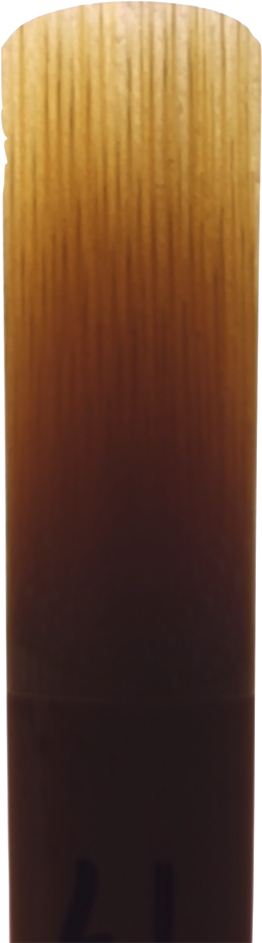
#> input picture Images/Reed_Pics/L1.png, 262 x 943 px; its folder holds only this picture in this run
$ python intensity.py ../Reed_Pics/L1.png   (Python 2 division)
#> lines starting #> are read from the running program, lines starting #| are printed output that depends on the picture
import skimage.io as io
from skimage.color import rgb2gray
import matplotlib.pyplot as plt
import numpy as np
import glob
import sys
from skimage import data, img_as_float
from skimage import exposure
from scipy.optimize import curve_fit
import math

# [15 lines left out: function show_images, not called in this run]

def gen_grey_image(image_file) :
#> called with image_file = '../Reed_Pics/L1.png'
    image = io.imread(image_file)
#> image is the input picture: shape (943, 262, 4); mean R, G, B, A 97.7, 65.5, 41.6, 242.4
    gray_image = rgb2gray(image)
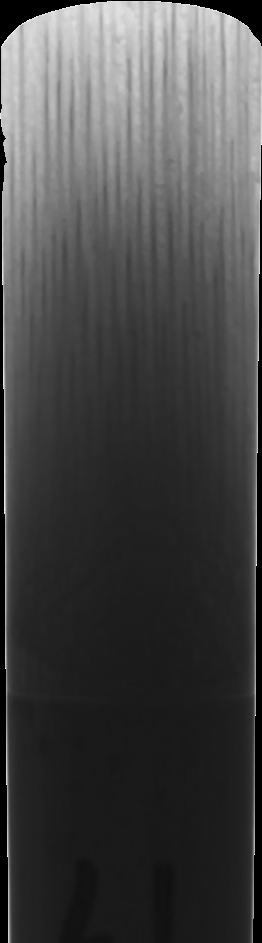
#> gray_image: shape (943, 262) float64; min 0, max 1, mean 0.277
    # [4 lines of commented-out code are left out]
    return gray_image
# show_images(images=[image,gray_image],
#             titles=["Color","Grayscale"])

# [5 lines left out: function avg_float_list, not called in this run]

def average_darkest_pixel (images) :
    sum = 0
    for img in images:
        sum += img[img > 0].min()
    return (sum / len(images))

# [23 lines left out: functions gen_avg_intensity_list_row, gen_avg_intensity_list_col, not called in this run]

def plot_intensity_list (avg_intensities) :
    plt.plot(avg_intensities)
    plt.ylabel('intensity')

def normalize(img, const):
    # Determine scaling factor first
    darkest_pixel = img[img > 0].min()
    scale = const / darkest_pixel
    return np.multiply(img, scale)

def crop (image):
    row_cut_off = 700
    return image[0:700, :]
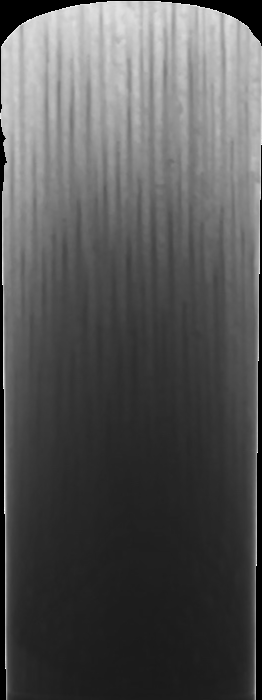
#> returned value: shape (700, 262) float64; min 0, max 1, mean 0.334

def exp_func(x, a, b, c):
    return a * np.exp(-b * (x)) + c

def exp_func_up(x, a, b, c):
    return a * np.exp(b * x) + c

# Divides the reed into the edges and the center
# [12 lines left out: functions divide_horizontal, list_to_string, not called in this run]

def main(argv):
    list_of_files = glob.glob('../Reed_Pics/*.png')
    intensity_dist_files = []
    file_to_image = {}

    # Generate mapping between file name to gray scaled, cropped image matrix
    for file in list_of_files:
        gray_img = gen_grey_image(file)
        file_to_image[file] = crop(gray_img)

    const = average_darkest_pixel(file_to_image.values())
#> const = 0.1

    # Normalize your images matrices to the specified const
    for file, img in file_to_image.iteritems():
        # io.imshow(img)
        # io.show()
        file_to_image[file] = normalize(img, const / 2)
#> this loop made 1 pass
#> (file, darkest_pixel in normalize, scale in normalize) on pass 1: ('../Reed_Pics/L1.png', 0.1, 0.5)
#> after the loop, file_to_image = 1 item
        # io.imshow(normalize(img, const))
        # io.show()

    if argv[0] == "-r":
        for name, img in file_to_image.iteritems():
            avg_intensity_list = gen_avg_intensity_list_row(img)
            xdata = np.array(range(len(avg_intensity_list)))
            ydata = np.array(avg_intensity_list)
            popt, pcov = curve_fit(exp_func, xdata, ydata)
            perr = np.sqrt(np.diag(pcov))
            plt.plot(exp_func(xdata, *popt))
            plot_intensity_list(avg_intensity_list)

    if argv[0] == "-c":
        for name, img in file_to_image.iteritems():
            avg_intensity_list = gen_avg_intensity_list_col(img)
            (l, m, r) = divide_horizontal(avg_intensity_list)

            # Graphing the exponential fit for left side of reed
            xdata = np.array(range(len(l)))
            ydata = np.array(l)
            popt_l, pcov_l = curve_fit(exp_func, xdata, ydata)
            # plt.plot(exp_func(xdata, *popt))
            # plot_intensity_list(l)
            # plt.show()

            # Graphing the exponential fit for right side of reed
            xdata = np.array(range(len(r)))
            ydata = np.array(r)
            popt_r, pcov_r = curve_fit(exp_func_up, xdata, ydata, p0=(0.2, 0.2, 0.2))
            # plt.plot(exp_func_up(xdata, *popt))
            # plot_intensity_list(ydata)
            # plt.show()

            # Finding the variation in the middle portion
            std_m = np.std(m)
            str_fitted = list_to_string(popt_l) + list_to_string(popt_r)
            str_beg_end = str(l[0]) + " " + str(l[len(l) - 1]) + " " + str(r[0]) + " " + str(r[len(r) - 1]) + " "
            print name + " " + str_fitted + str_beg_end + str(std_m)

    plt.show()

if __name__ == "__main__":
    main(sys.argv[1:])

$ run again, on Images/Reed_Pics/L4.png
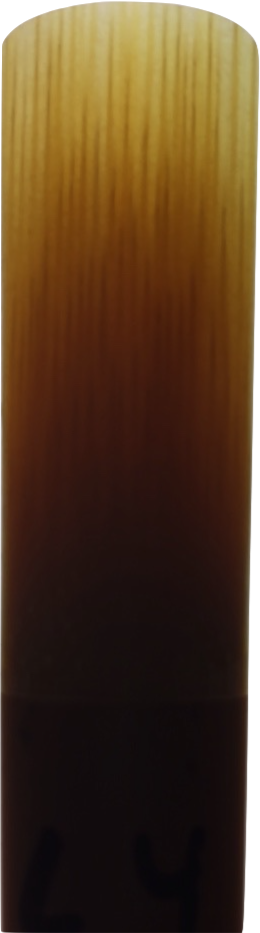
#> input picture Images/Reed_Pics/L4.png, 260 x 933 px
#> in gen_grey_image, image is the input picture: shape (933, 260, 4); mean R, G, B, A 75.1, 51.2, 26.7, 243.2
#> in gen_grey_image, `gray_image = rgb2gray(image)`:
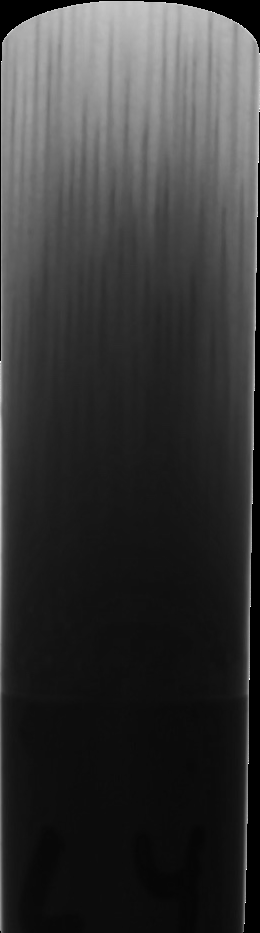
#> gray_image: shape (933, 260) float64; min 0, max 1, mean 0.214
#> in crop, `return image[0:700, :]`:
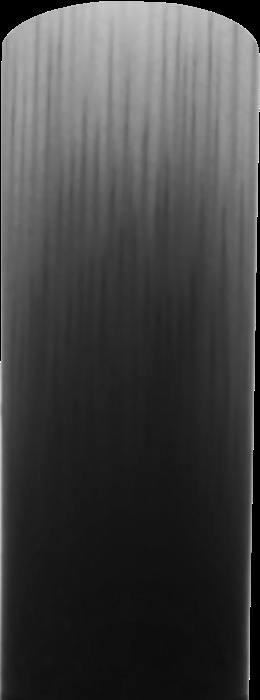
#> returned value: shape (700, 260) float64; min 0, max 1, mean 0.265
#> const = 0.0518
#> the loop in main, `for file, img in file_to_image.iteritems():` made 1 pass
#> (file, darkest_pixel in normalize, scale in normalize) on pass 1: ('../Reed_Pics/L4.png', 0.0518, 0.5)
#> after the loop in main, `for file, img in file_to_image.iteritems():`: file_to_image = 1 item

$ run again, on Images/Reed_Pics/L5.png
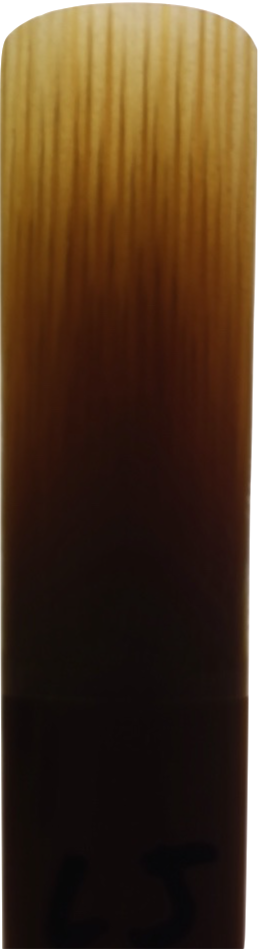
#> input picture Images/Reed_Pics/L5.png, 258 x 949 px
#> in gen_grey_image, image is the input picture: shape (949, 258, 4); mean R, G, B, A 68.1, 45.5, 23.6, 244.8
#> in gen_grey_image, `gray_image = rgb2gray(image)`:
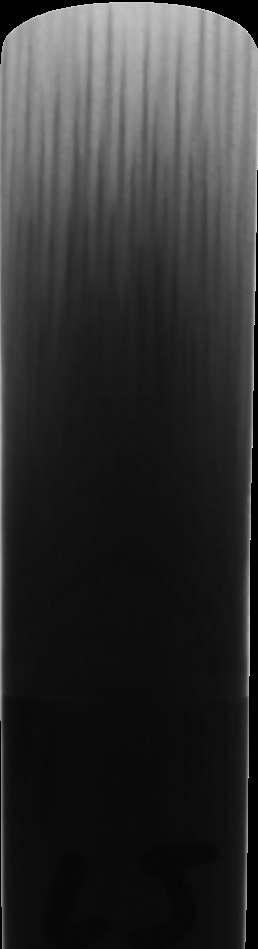
#> gray_image: shape (949, 258) float64; min 0, max 1, mean 0.191
#> in crop, `return image[0:700, :]`:
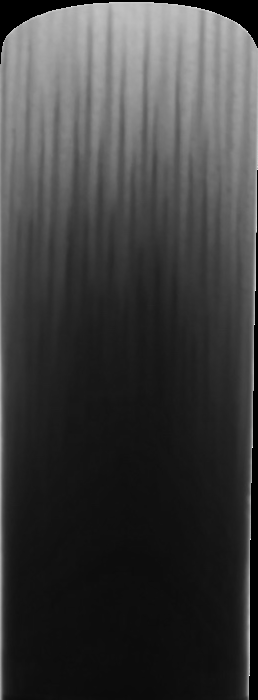
#> returned value: shape (700, 258) float64; min 0, max 1, mean 0.239
#> const = 0.0403
#> the loop in main, `for file, img in file_to_image.iteritems():` made 1 pass
#> (file, darkest_pixel in normalize, scale in normalize) on pass 1: ('../Reed_Pics/L5.png', 0.0403, 0.5)
#> after the loop in main, `for file, img in file_to_image.iteritems():`: file_to_image = 1 item

$ run again, on Images/Reed_Pics/L6.png
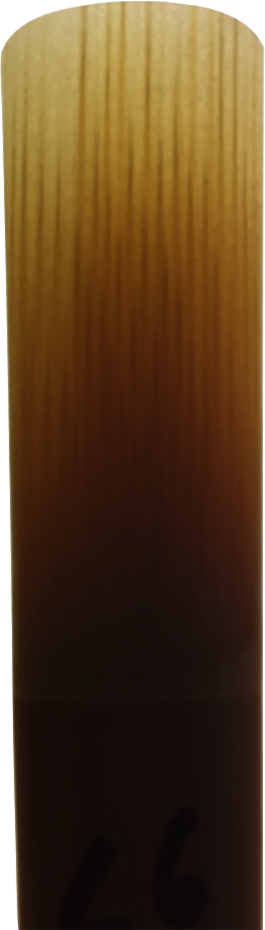
#> input picture Images/Reed_Pics/L6.png, 265 x 930 px
#> in gen_grey_image, image is the input picture: shape (930, 265, 4); mean R, G, B, A 80.1, 55.1, 26.3, 241.7
#> in gen_grey_image, `gray_image = rgb2gray(image)`:
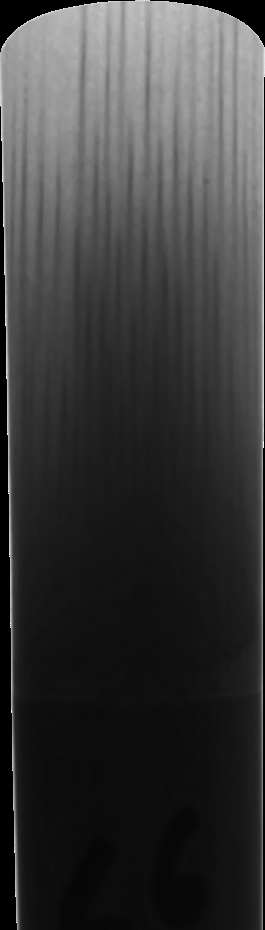
#> gray_image: shape (930, 265) float64; min 0, max 1, mean 0.229
#> in crop, `return image[0:700, :]`:
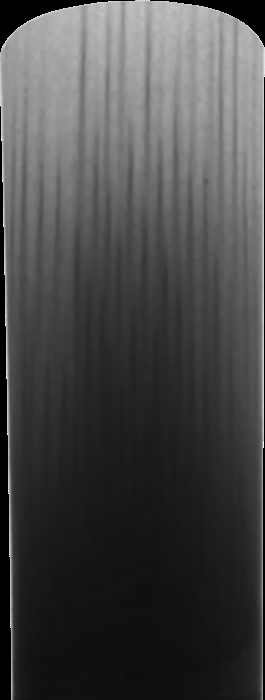
#> returned value: shape (700, 265) float64; min 0, max 1, mean 0.282
#> const = 0.0526
#> the loop in main, `for file, img in file_to_image.iteritems():` made 1 pass
#> (file, darkest_pixel in normalize, scale in normalize) on pass 1: ('../Reed_Pics/L6.png', 0.0526, 0.5)
#> after the loop in main, `for file, img in file_to_image.iteritems():`: file_to_image = 1 item
